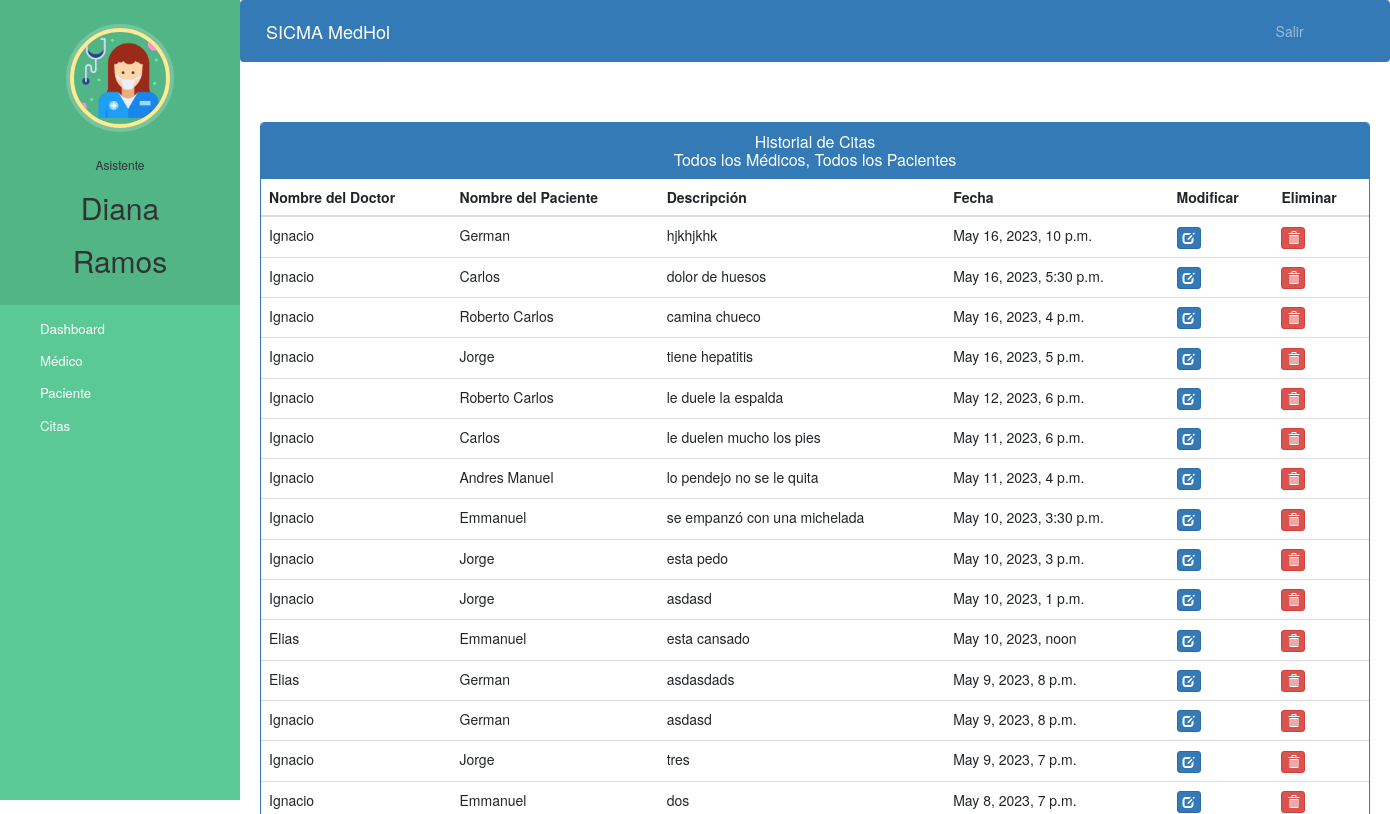
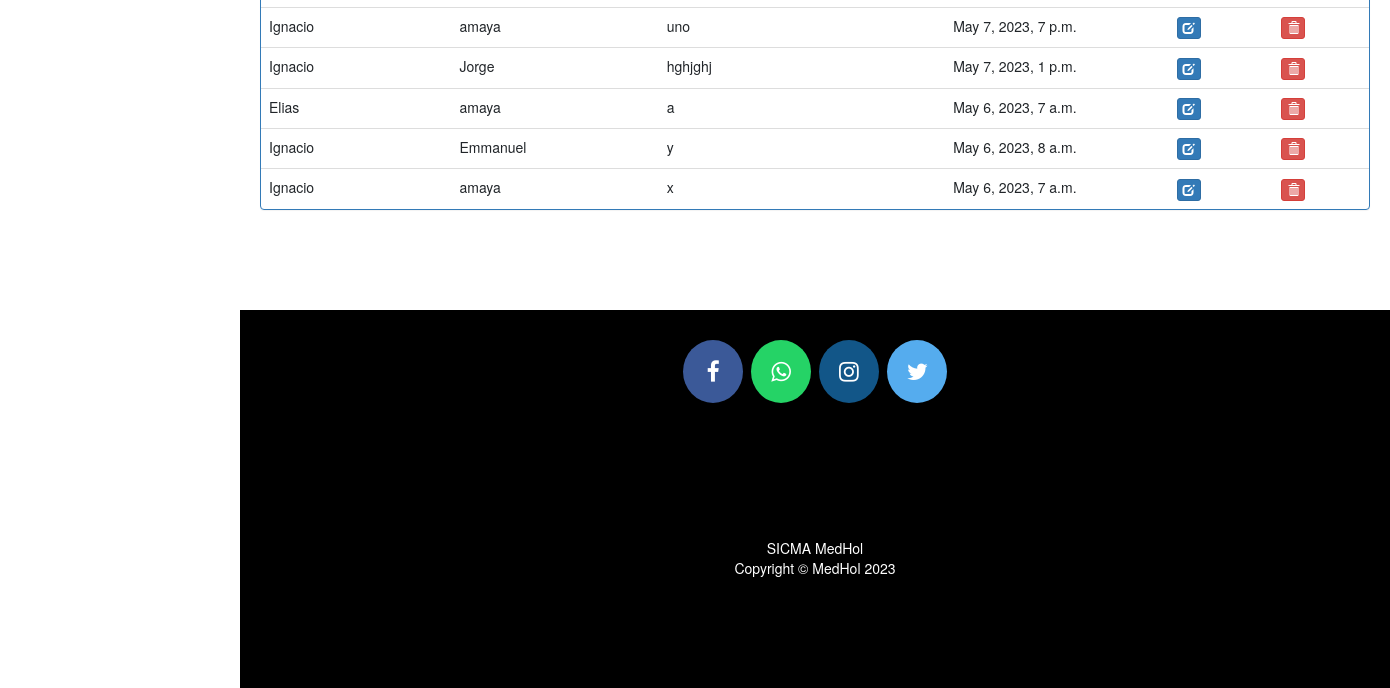
The app's page /asistente_ver_citas (signed in), older data (2 pictures, top to bottom).
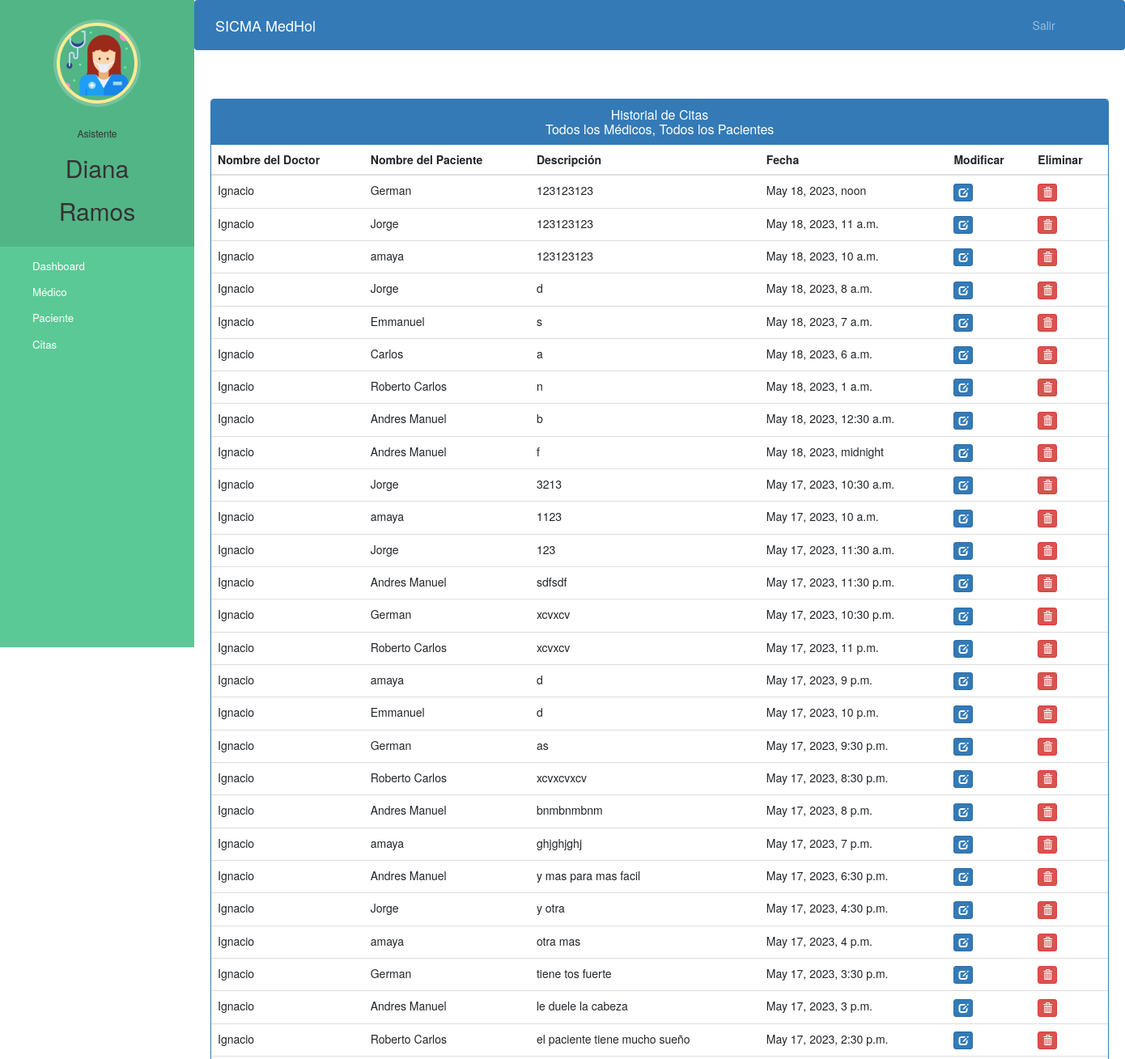
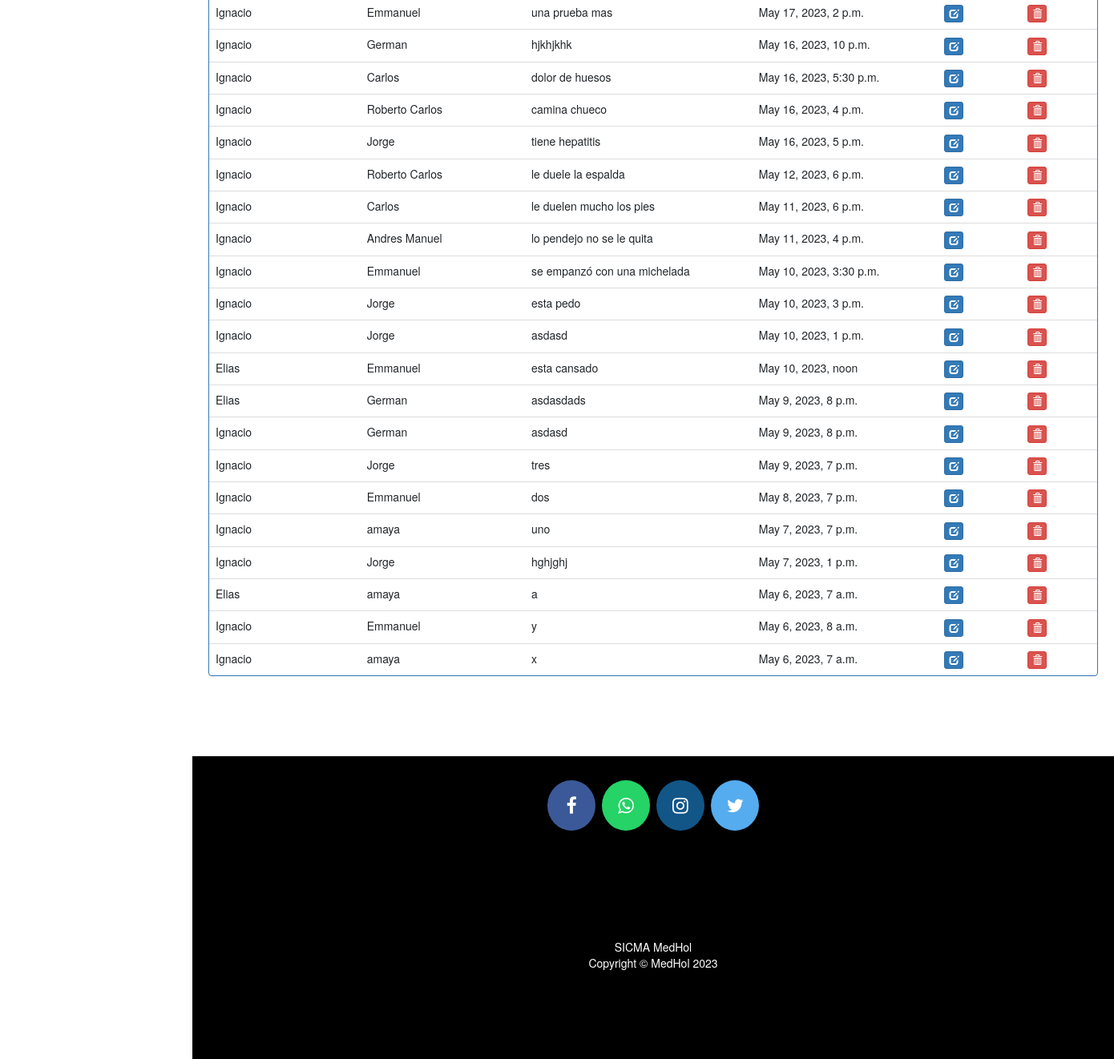
The same page, newer data (2 pictures, top to bottom).
### consultas/models.py (models this page shows)
class Citas(models.Model):
    idCita = models.AutoField(primary_key=True)
    pacienteId=models.ForeignKey(Paciente, on_delete=models.CASCADE, default=0)
    medicoId=models.ForeignKey(Medico, on_delete=models.CASCADE, default=0)
    pacienteNombre=models.CharField(max_length=40,null=True)
    medicoNombre=models.CharField(max_length=40,null=True)
    fechaCita=models.DateTimeField(default=datetime.now)
    ciudadCita=models.CharField(max_length=40, choices=ciudades, default='Colima')
    descripcion=models.TextField(max_length=500)
    status=models.BooleanField(default=False)
    ejecutada=models.BooleanField(default=False)
    cobrada=models.BooleanField(default=False)

### consultas/views.py (the view)
# urls.py: path('asistente_ver_citas', views.asistente_ver_citas_view,name='asistente_ver_citas'),
@login_required(login_url='asistentelogin')
@user_passes_test(is_asistente)
def asistente_ver_citas_view(request):
    citas=models.Citas.objects.all().filter(status=True).order_by('-idCita')
    return render(request,'asistente_ver_citas.html',{'citas':citas})

### consultas/views.py (called while the page is built)
def is_asistente(user):
    return user.groups.filter(name='ADMIN').exists()

### consultas/templates/asistente_ver_citas.html (shortened to what this page needs)
{% extends 'asistente_base.html' %}
{% block content %}
<head>
  <link href="//netdna.bootstrapcdn.com/bootstrap/3.0.0/css/bootstrap.min.css" rel="stylesheet" id="bootstrap-css">
</head>
<div class="container">
  <div class="panel panel-primary">
    <div class="panel-heading">
      <h6 class="panel-title">Historial de Citas</h6>
      <h6 class="panel-title">Todos los Médicos, Todos los Pacientes</h6>
    </div>
    <table class="table table-hover" id="dev-table">
      <thead>
        <tr>
          <th>Nombre del Doctor</th>
          <th>Nombre del Paciente</th>
          <th>Descripción</th>
          <th>Fecha</th>
          <th>Modificar</th>
          <th>Eliminar</th>
        </tr>
      </thead>
      {% for a in citas %}
      <tr>
        <td> {{a.medicoNombre}}</td>
        <td>{{a.pacienteNombre}}</td>
        <td>{{a.descripcion}}</td>
        <td>{{a.fechaCita}}</td>
        <td><a class="btn btn-primary btn-xs" href="{% url 'actualizar_cita' a.idCita  %}"><span class="glyphicon glyphicon-edit"></span></a></td>
        <td><a class="btn btn-danger btn-xs" href="{% url 'eliminar_cita' a.idCita  %}"><span class="glyphicon glyphicon-trash"></span></a></td>
      </tr>
      {% endfor %}
    </table>
  </div>
</div>
{% endblock content %}

Row changes from the older to the newer data that the page shows:
added Citas: medicoNombre "Ignacio", pacienteNombre "German", descripcion "123123123", fechaCita "May 18, 2023, noon"
added Citas: medicoNombre "Ignacio", pacienteNombre "Jorge", descripcion "123123123", fechaCita "May 18, 2023, 11 a.m."
added Citas: medicoNombre "Ignacio", pacienteNombre "amaya", descripcion "123123123", fechaCita "May 18, 2023, 10 a.m."
added Citas: medicoNombre "Ignacio", pacienteNombre "Jorge", descripcion "d", fechaCita "May 18, 2023, 8 a.m."
added Citas: medicoNombre "Ignacio", pacienteNombre "Emmanuel", descripcion "s", fechaCita "May 18, 2023, 7 a.m."
added Citas: medicoNombre "Ignacio", pacienteNombre "Carlos", descripcion "a", fechaCita "May 18, 2023, 6 a.m."
added Citas: medicoNombre "Ignacio", pacienteNombre "Roberto Carlos", descripcion "n", fechaCita "May 18, 2023, 1 a.m."
added Citas: medicoNombre "Ignacio", pacienteNombre "Andres Manuel", descripcion "b", fechaCita "May 18, 2023, 12:30 a.m."
added Citas: medicoNombre "Ignacio", pacienteNombre "Andres Manuel", descripcion "f", fechaCita "May 18, 2023, midnight"
added Citas: medicoNombre "Ignacio", pacienteNombre "Jorge", descripcion "3213", fechaCita "May 17, 2023, 10:30 a.m."
added Citas: medicoNombre "Ignacio", pacienteNombre "amaya", descripcion "1123", fechaCita "May 17, 2023, 10 a.m."
added Citas: medicoNombre "Ignacio", pacienteNombre "Jorge", descripcion "123", fechaCita "May 17, 2023, 11:30 a.m."
added Citas: medicoNombre "Ignacio", pacienteNombre "Andres Manuel", descripcion "sdfsdf", fechaCita "May 17, 2023, 11:30 p.m."
added Citas: medicoNombre "Ignacio", pacienteNombre "German", descripcion "xcvxcv", fechaCita "May 17, 2023, 10:30 p.m."
added Citas: medicoNombre "Ignacio", pacienteNombre "Roberto Carlos", descripcion "xcvxcv", fechaCita "May 17, 2023, 11 p.m."
added Citas: medicoNombre "Ignacio", pacienteNombre "amaya", descripcion "d", fechaCita "May 17, 2023, 9 p.m."
added Citas: medicoNombre "Ignacio", pacienteNombre "Emmanuel", descripcion "d", fechaCita "May 17, 2023, 10 p.m."
added Citas: medicoNombre "Ignacio", pacienteNombre "German", descripcion "as", fechaCita "May 17, 2023, 9:30 p.m."
added Citas: medicoNombre "Ignacio", pacienteNombre "Roberto Carlos", descripcion "xcvxcvxcv", fechaCita "May 17, 2023, 8:30 p.m."
added Citas: medicoNombre "Ignacio", pacienteNombre "Andres Manuel", descripcion "bnmbnmbnm", fechaCita "May 17, 2023, 8 p.m."
added Citas: medicoNombre "Ignacio", pacienteNombre "amaya", descripcion "ghjghjghj", fechaCita "May 17, 2023, 7 p.m."
added Citas: medicoNombre "Ignacio", pacienteNombre "Andres Manuel", descripcion "y mas para mas facil", fechaCita "May 17, 2023, 6:30 p.m."
added Citas: medicoNombre "Ignacio", pacienteNombre "Jorge", descripcion "y otra", fechaCita "May 17, 2023, 4:30 p.m."
added Citas: medicoNombre "Ignacio", pacienteNombre "amaya", descripcion "otra mas", fechaCita "May 17, 2023, 4 p.m."
added Citas: medicoNombre "Ignacio", pacienteNombre "German", descripcion "tiene tos fuerte", fechaCita "May 17, 2023, 3:30 p.m."
added Citas: medicoNombre "Ignacio", pacienteNombre "Andres Manuel", descripcion "le duele la cabeza", fechaCita "May 17, 2023, 3 p.m."
added Citas: medicoNombre "Ignacio", pacienteNombre "Roberto Carlos", descripcion "el paciente tiene mucho sueño", fechaCita "May 17, 2023, 2:30 p.m."
added Citas: medicoNombre "Ignacio", pacienteNombre "Emmanuel", descripcion "una prueba mas", fechaCita "May 17, 2023, 2 p.m."
